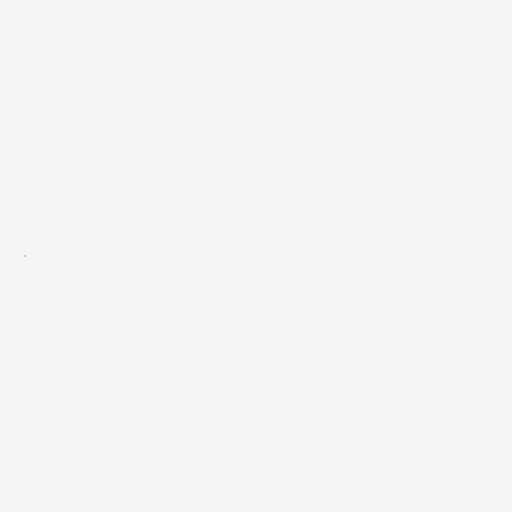
Frame 1 (no input)
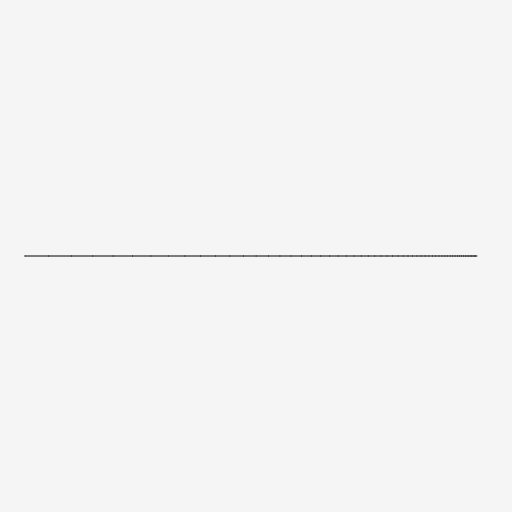
Frame 60 (no input)
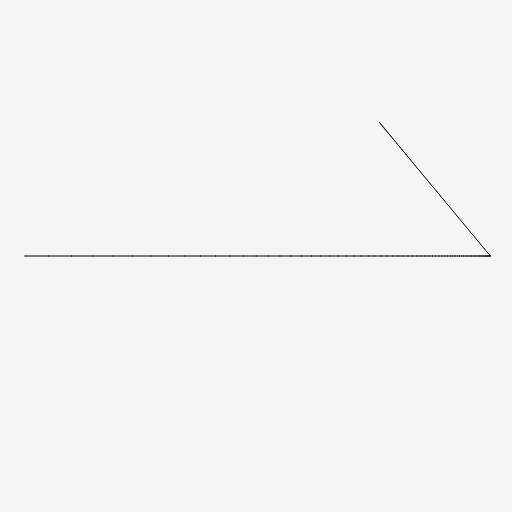
Frame 120 (the mouse pressed at the canvas centre since frame 60)

The p5.js sketch that drew these frames (run headless with seeded random() and noise() and a simulated clock; from frame 60 on, the mouse is pressed at the canvas centre):

// p5.js sketch
// ── sketch.js
let x, y, tx, ty, px, py;

function setup() {
  createCanvas(512, 512);
  textSize(32);
  
  x = 25;
  y =  256;
  tx = 500;
  ty = 256;
  px = x;
  py = y;
  background(245);
}

function draw() {
  

  line(x,y,px,py);
  
  px = x;
  py = y;
  
  x = lerp(x, tx, .05);
  y = lerp(y, ty, .05);
  
  let d = dist(x,y,tx,ty);
  if (d < 10) {
    tx = random(width);
    ty = random(height);
  }
  

  
}
